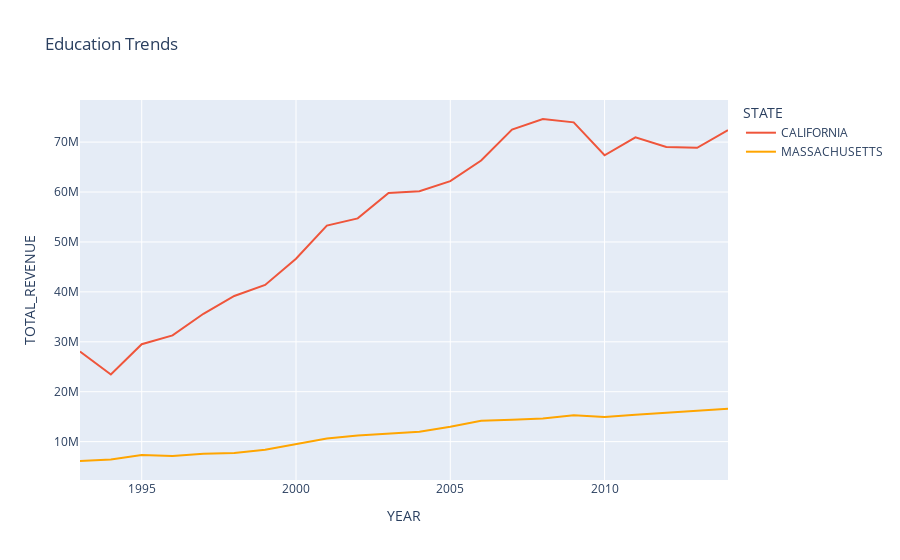

Write notebook code for a chart like this one.
### Code cell
px.line(
    df_education
   .query("1992 < YEAR < 2015 and STATE in ['CALIFORNIA', 'MASSACHUSETTS']")
   .groupby(["YEAR", "STATE"], as_index = False).sum(),
   x = "YEAR",
   y = "TOTAL_REVENUE",
   color = "STATE",
   color_discrete_map = {
    "MASSACHUSETTS": "Orange"
   },
   #line_dash = "AVG_MATH_8_SCORE",
   #line_group = "AVG_MATH_8_SCORE",
   title = "Education Trends"
)

### Figure 1 — Plotly figure (JSON) as saved in the notebook; plotly's stock layout.template omitted (floating-point values rounded to 4 significant figures)
{"data": [{"hovertemplate": "STATE=CALIFORNIA<br>YEAR=%{x}<br>TOTAL_REVENUE=%{y}<extra></extra>", "legendgroup": "CALIFORNIA", "line": {"color": "#EF553B", "dash": "solid"}, "marker": {"symbol": "circle"}, "mode": "lines", "name": "CALIFORNIA", "orientation": "v", "showlegend": true, "type": "scatter", "x": [1993, 1994, 1995, 1996, 1997, 1998, 1999, 2000, 2001, 2002, 2003, 2004, 2005, 2006, 2007, 2008, 2009, 2010, 2011, 2012, 2013, 2014], "xaxis": "x", "y": [28040000.0, 23440000.0, 29510000.0, 31280000.0, 35610000.0, 39180000.0, 41390000.0, 46630000.0, 53290000.0, 54730000.0, 59820000.0, 60160000.0, 62170000.0, 66300000.0, 72520000.0, 74630000.0, 73960000.0, 67360000.0, 70950000.0, 69020000.0, 68870000.0, 72390000.0], "yaxis": "y"}, {"hovertemplate": "STATE=MASSACHUSETTS<br>YEAR=%{x}<br>TOTAL_REVENUE=%{y}<extra></extra>", "legendgroup": "MASSACHUSETTS", "line": {"color": "Orange", "dash": "solid"}, "marker": {"symbol": "circle"}, "mode": "lines", "name": "MASSACHUSETTS", "orientation": "v", "showlegend": true, "type": "scatter", "x": [1993, 1994, 1995, 1996, 1997, 1998, 1999, 2000, 2001, 2002, 2003, 2004, 2005, 2006, 2007, 2008, 2009, 2010, 2011, 2012, 2013, 2014], "xaxis": "x", "y": [6122000.0, 6411000.0, 7327000.0, 7130000.0, 7586000.0, 7726000.0, 8388000.0, 9464000.0, 10610000.0, 11220000.0, 11590000.0, 11980000.0, 12980000.0, 14160000.0, 14410000.0, 14630000.0, 15300000.0, 14920000.0, 15400000.0, 15760000.0, 16110000.0, 16610000.0], "yaxis": "y"}], "layout": {"legend": {"title": {"text": "STATE"}, "tracegroupgap": 0}, "title": {"text": "Education Trends"}, "xaxis": {"anchor": "y", "domain": [0, 1], "title": {"text": "YEAR"}}, "yaxis": {"anchor": "x", "domain": [0, 1], "title": {"text": "TOTAL_REVENUE"}}}}
